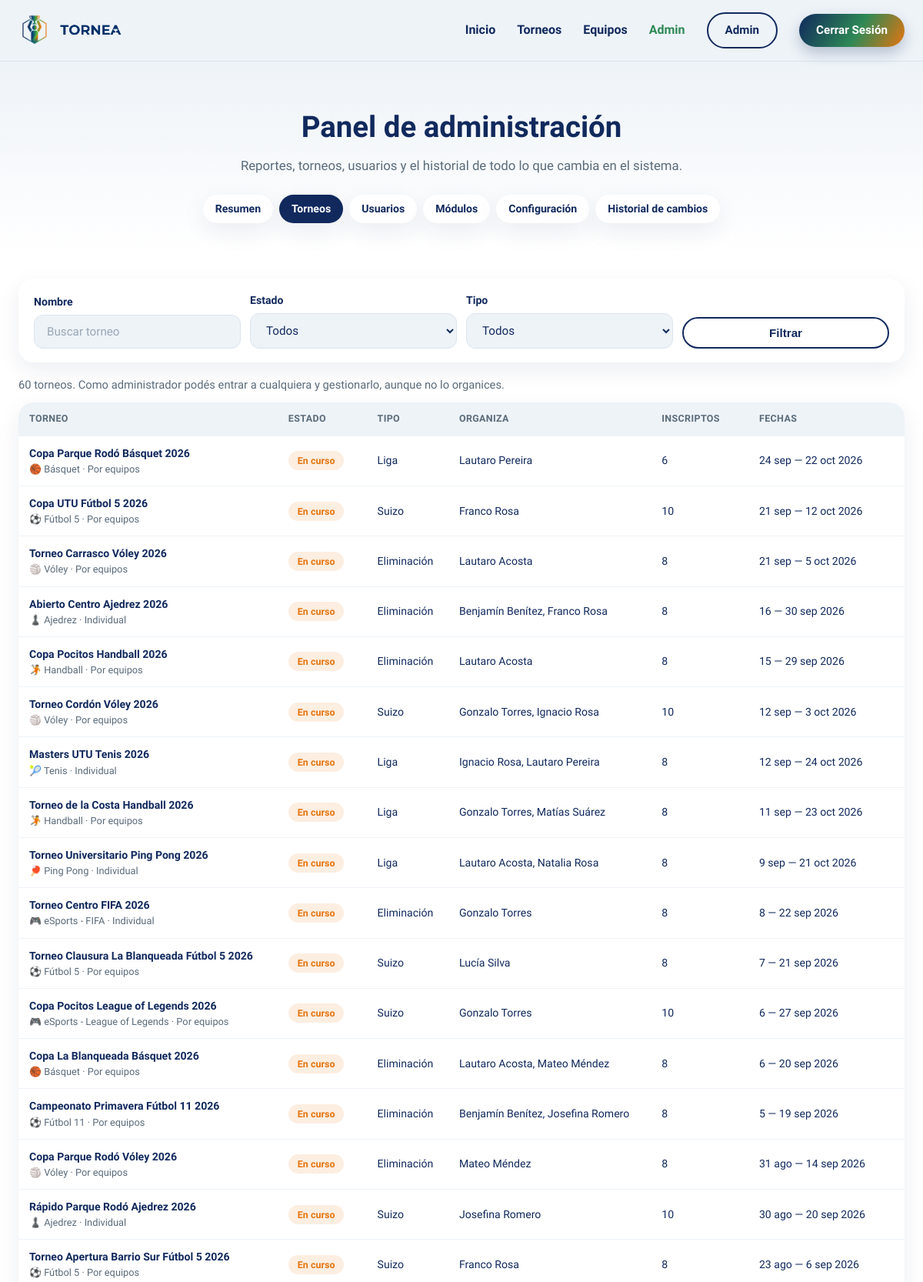
/app/views/admin.php?seccion=torneos (signed in, upper part), run on the app's committed database.
### tables this page shows
CREATE TABLE torneos (
  id INT AUTO_INCREMENT PRIMARY KEY,
  nombre VARCHAR(150) NOT NULL,
  descripcion TEXT,
  deporte VARCHAR(100),
  tipo ENUM('liga','eliminacion','suizo') NOT NULL,
  modalidad ENUM('individual','equipo') NOT NULL DEFAULT 'individual',
  fecha_inicio DATE,
  fecha_fin DATE,
  estado ENUM('borrador','publicado','en_curso','finalizado') DEFAULT 'borrador',
  created_at TIMESTAMP DEFAULT CURRENT_TIMESTAMP
);

### app/helpers/formato.php (called while the page is built, shortened)
<?php
function e($texto) {
    return htmlspecialchars((string) $texto, ENT_QUOTES, 'UTF-8');
}
function etiquetaEstado($estado) {
    $estados = ['borrador' => 'Borrador', 'publicado' => 'Publicado', 'en_curso' => 'En curso', 'finalizado' => 'Finalizado'];
    return $estados[$estado] ?? $estado;
}
function claseEstado($estado) {
    return 'torneo-estado-' . str_replace('_', '-', $estado);
}
function iconoDeporte($deporte) {
    $iconos = [
        'Fútbol' => '⚽', 'Básquet' => '🏀', 'Vóley' => '🏐', 'Handball' => '🤾',
        'Ajedrez' => '♟️', 'Tenis' => '🎾', 'Pádel' => '🎾', 'Ping Pong' => '🏓', 'eSports' => '🎮',
    ];
    foreach ($iconos as $nombre => $icono) {
        if (strpos($deporte, $nombre) === 0) {
            return $icono;
        }
    }
    return '🏆';
}
function formatearFechas($inicio, $fin) {
    if (!$inicio) {
        return 'Fecha a definir';
    }
    $meses = ['', 'ene', 'feb', 'mar', 'abr', 'may', 'jun', 'jul', 'ago', 'sep', 'oct', 'nov', 'dic'];
    $i = new DateTime($inicio);
    $textoFin = function ($f) use ($meses) {
        return $f->format('j') . ' ' . $meses[(int) $f->format('n')] . ' ' . $f->format('Y');
    };
    $f = new DateTime($fin);
    if ($i->format('Y-m') === $f->format('Y-m')) {
        return $i->format('j') . ' — ' . $textoFin($f);
    }
    if ($i->format('Y') === $f->format('Y')) {
        return $i->format('j') . ' ' . $meses[(int) $i->format('n')] . ' — ' . $textoFin($f);
    }
    return $textoFin($i) . ' — ' . $textoFin($f);
}

### config/database.php (called while the page is built, shortened)
<?php
function conectar() {
    try {
        $pdo = new PDO(
            'mysql:host=' . DB_HOST . ';dbname=' . DB_NAME . ';charset=utf8mb4',
            DB_USER,
            DB_PASS
        );
        $pdo->setAttribute(PDO::ATTR_ERRMODE, PDO::ERRMODE_EXCEPTION);
        $pdo->setAttribute(PDO::ATTR_DEFAULT_FETCH_MODE, PDO::FETCH_ASSOC);
        return $pdo;
    } catch (PDOException $e) {
        die('Error de conexión: ' . $e->getMessage());
    }
}

### app/models/admin.php (called while the page is built, shortened)
<?php
require_once __DIR__ . '/../../config/database.php';
class Admin {
    private $pdo;
    public function __construct() {
        $this->pdo = conectar();
    }
    public function listarTorneos($filtros) {
        $where = ['1 = 1'];
        $params = [];
        $stmt = $this->pdo->prepare("
            SELECT t.id, t.nombre, t.deporte, t.tipo, t.modalidad, t.estado, t.fecha_inicio, t.fecha_fin,
                   (SELECT GROUP_CONCAT(CONCAT(u.nombre, ' ', u.apellido) ORDER BY u.nombre SEPARATOR ', ')
                    FROM torneo_organizadores o JOIN usuarios u ON u.id = o.usuario_id
                    WHERE o.torneo_id = t.id) AS organizadores,
                   (SELECT COUNT(*) FROM participantes p WHERE p.torneo_id = t.id AND p.estado = 'aprobado') AS inscriptos,
                   (SELECT COUNT(*) FROM participantes p WHERE p.torneo_id = t.id AND p.estado = 'pendiente') AS pendientes
            FROM torneos t
            WHERE " . implode(' AND ', $where) . "
            ORDER BY FIELD(t.estado, 'en_curso', 'publicado', 'borrador', 'finalizado'), t.fecha_inicio DESC, t.id DESC
        ");
        $stmt->execute($params);
        return $stmt->fetchAll();
    }
}

### app/views/admin.php (the view, shortened to what this page needs)
<?php
require_once __DIR__ . '/../models/admin.php';
require_once __DIR__ . '/../models/torneo.php';
require_once __DIR__ . '/../helpers/formato.php';
$secciones = [
    'resumen' => 'Resumen',
    'torneos' => 'Torneos',
    'usuarios' => 'Usuarios',
    'modulos' => 'Módulos',
    'configuracion' => 'Configuración',
    'historial' => 'Historial de cambios',
];
$seccion = isset($secciones[$_GET['seccion'] ?? '']) ? $_GET['seccion'] : 'resumen';
$pagina = max(1, (int) ($_GET['pagina'] ?? 1));
$modelo = new Admin();
if ($seccion === 'resumen') {
    $r = $modelo->reportes();
} elseif ($seccion === 'torneos') {
    $filtros = ['buscar' => $_GET['buscar'] ?? '', 'estado' => $_GET['estado'] ?? '', 'tipo' => $_GET['tipo'] ?? ''];
    $torneos = $modelo->listarTorneos($filtros);
} elseif ($seccion === 'usuarios') {
    $filtros = ['buscar' => $_GET['buscar'] ?? '', 'rol' => $_GET['rol'] ?? ''];
    $total = $modelo->contarUsuarios($filtros);
    $usuarios = $modelo->listarUsuarios($filtros, $pagina);
    $form = $_SESSION['form_usuario'] ?? [];
    unset($_SESSION['form_usuario']);
} elseif ($seccion === 'modulos') {
    $modulos = (new Modulo())->listar();
} elseif ($seccion === 'configuracion') {
    $config = (new Configuracion())->todos();
}
$nombres_tipo = ['liga' => 'Liga', 'eliminacion' => 'Eliminación', 'suizo' => 'Suizo'];
?>
<!DOCTYPE html>
<html lang="es">
<head>
  <link rel="stylesheet" href="/tornea/css/style.css?v=2" />
  <link rel="stylesheet" href="/tornea/css/torneos.css?v=3" />
  <link rel="stylesheet" href="/tornea/css/torneo-detalle.css?v=8" />
  <link rel="stylesheet" href="/tornea/css/auth.css?v=3" />
  <link rel="stylesheet" href="/tornea/css/admin.css?v=4" />
</head>
<body>
  <?php $pagina_actual = 'admin'; include __DIR__ . '/partials/header.php'; ?>
  <main>
    <section class="torneos-hero">
      <div class="container">
        <h1 class="torneos-title">Panel de administración</h1>
        <p class="torneos-subtitle">Reportes, torneos, usuarios y el historial de todo lo que cambia en el sistema.</p>
        <nav class="admin-tabs" aria-label="Secciones del panel">
          <?php foreach ($secciones as $clave => $texto): ?>
            <a href="?seccion=<?= $clave ?>" class="admin-tab<?= $clave === $seccion ? ' admin-tab-activa' : '' ?>"<?= $clave === $seccion ? ' aria-current="page"' : '' ?>><?= $texto ?></a>
          <?php endforeach; ?>
        </nav>
      </div>
    </section>
    <section class="admin-section">
      <div class="container">
        <?php if ($seccion === 'resumen'): ?>
          <div class="admin-numeros">
            <div class="admin-numero"><span class="admin-numero-valor"><?= $r['usuarios'] ?></span><span class="admin-numero-texto">usuarios · <?= $r['usuarios_nuevos_30'] ?> nuevos en 30 días</span></div>
            <div class="admin-numero"><span class="admin-numero-valor"><?= $r['torneos'] ?></span><span class="admin-numero-texto">torneos</span></div>
            <div class="admin-numero"><span class="admin-numero-valor"><?= $r['equipos'] ?></span><span class="admin-numero-texto">equipos</span></div>
            <div class="admin-numero"><span class="admin-numero-valor"><?= $r['partidos_jugados'] ?></span><span class="admin-numero-texto">partidos jugados · <?= $r['partidos_pendientes'] ?> por jugar</span></div>
          </div>
          <div class="admin-reportes">
            <?php
              $bloques = [
                  'Torneos por estado' => array_combine(array_map('etiquetaEstado', array_keys($r['torneos_por_estado'])), $r['torneos_por_estado']),
                  'Torneos por tipo' => array_combine(array_map('etiquetaTipo', array_keys($r['torneos_por_tipo'])), $r['torneos_por_tipo']),
                  'Usuarios por rol' => array_combine(array_map('ucfirst', array_keys($r['usuarios_por_rol'])), $r['usuarios_por_rol']),
                  'Inscripciones' => array_combine(array_map('ucfirst', array_keys($r['inscripciones_por_estado'])), $r['inscripciones_por_estado']),
                  'Torneos por deporte' => $r['torneos_por_deporte'],
              ];
            ?>
            <?php foreach ($bloques as $titulo => $datos): ?>
              <div class="gestion-panel admin-reporte">
                <h2 class="gestion-subtitulo"><?= $titulo ?></h2>
                <ul class="reporte-lista">
                  <?php $max = $datos ? max($datos) : 0; ?>
                  <?php foreach ($datos as $etiqueta => $valor): ?>
                    <li><span class="reporte-etiqueta"><?= e($etiqueta) ?></span><?= barra($valor, $max) ?><span class="reporte-valor"><?= (int) $valor ?></span></li>
                  <?php endforeach; ?>
                </ul>
              </div>
            <?php endforeach; ?>
            <div class="gestion-panel admin-reporte">
              <h2 class="gestion-subtitulo">Actividad de los últimos 14 días</h2>
              <?php if ($r['actividad']): ?>
                <ul class="reporte-lista">
                  <?php $max = max($r['actividad']); ?>
                  <?php foreach ($r['actividad'] as $dia => $valor): ?>
                    <li><span class="reporte-etiqueta"><?= date('d/m', strtotime($dia)) ?></span><?= barra($valor, $max) ?><span class="reporte-valor"><?= (int) $valor ?></span></li>
                  <?php endforeach; ?>
                </ul>
              <?php else: ?>
                <p class="gestion-ayuda">No hubo cambios en las últimas dos semanas.</p>
              <?php endif; ?>
              <p class="gestion-ayuda"><a href="?seccion=historial" class="form-link form-link-strong">Ver el historial completo</a></p>
            </div>
            <div class="gestion-panel admin-reporte">
              <h2 class="gestion-subtitulo">Torneos con más inscriptos</h2>
              <ol class="reporte-ranking">
                <?php foreach ($r['torneos_mas_inscriptos'] as $t): ?>
                  <li>
                    <a href="/tornea/app/views/torneo-detalle.php?id=<?= (int) $t['id'] ?>" class="form-link"><?= e($t['nombre']) ?></a>
                    <span class="reporte-valor"><?= (int) $t['inscriptos'] ?></span>
                  </li>
                <?php endforeach; ?>
              </ol>
            </div>
          </div>
        <?php elseif ($seccion === 'torneos'): ?>
          <form class="admin-filtros" method="get">
            <div class="form-group">
              <label for="f-buscar">Nombre</label>
              <input type="search" id="f-buscar" name="buscar" value="<?= e($filtros['buscar']) ?>" placeholder="Buscar torneo" />
            </div>
            <div class="form-group">
              <label for="f-estado">Estado</label>
              <select id="f-estado" name="estado">
                <option value="">Todos</option>
              </select>
            </div>
            <div class="form-group">
              <label for="f-tipo">Tipo</label>
              <select id="f-tipo" name="tipo">
                <option value="">Todos</option>
              </select>
            </div>
            <button type="submit" class="btn btn-outline">Filtrar</button>
          </form>
          <p class="gestion-ayuda admin-total"><?= count($torneos) ?> torneos. Como administrador podés entrar a cualquiera y gestionarlo, aunque no lo organices.</p>
          <div class="admin-tabla-wrap">
            <table class="admin-tabla">
              <thead>
                <tr><th>Torneo</th><th>Estado</th><th>Tipo</th><th>Organiza</th><th>Inscriptos</th><th>Fechas</th></tr>
              </thead>
              <tbody>
                <?php foreach ($torneos as $t): ?>
                  <tr>
                    <td>
                      <a href="/tornea/app/views/torneo-detalle.php?id=<?= (int) $t['id'] ?>" class="admin-enlace"><?= e($t['nombre']) ?></a>
                      <span class="admin-sub"><?= iconoDeporte($t['deporte']) ?> <?= e($t['deporte']) ?> · <?= $t['modalidad'] === 'equipo' ? 'Por equipos' : 'Individual' ?></span>
                    </td>
                    <td><span class="torneo-estado <?= claseEstado($t['estado']) ?>"><?= etiquetaEstado($t['estado']) ?></span></td>
                    <td><?= $nombres_tipo[$t['tipo']] ?></td>
                    <td><?= e($t['organizadores']) ?></td>
                    <td><?= (int) $t['inscriptos'] ?><?php if ($t['pendientes']): ?> <span class="admin-sub">+<?= (int) $t['pendientes'] ?> pendientes</span><?php endif; ?></td>
                    <td class="admin-nowrap"><?= formatearFechas($t['fecha_inicio'], $t['fecha_fin']) ?></td>
                  </tr>
                <?php endforeach; ?>
              </tbody>
            </table>
          </div>
        <?php endif; ?>
      </div>
    </section>
  </main>
</body>
</html>

### css/style.css (style rules this page uses)
* { margin: 0; padding: 0; box-sizing: border-box; }
:root { --navy: #11295d; --navy-light: #53648a; --green: #2e8956; --green-light: #68aa85; --red: #c0392b; --gold: #e5740e; --gold-light: #ea9243; --gray-text: #5a6b7a; --bg-light: #eef3f8; --white: #ffffff; --radius-pill: 999px; --radius-card: 20px; --shadow-soft: 0 10px 30px rgba(17, 41, 93, 0.08); --shadow-btn: 0 8px 18px rgba(17, 41, 93, 0.25); }
html { scroll-behavior: smooth; }
html, body { overflow-x: hidden; }
body { font-family: 'Nunito Sans', sans-serif; color: var(--navy); background: var(--white); line-height: 1.5; }
.container { max-width: 1200px; margin: 0 auto; padding: 0 24px; }
a { text-decoration: none; color: inherit; }
.btn { display: inline-flex; align-items: center; justify-content: center; gap: 6px; padding: 8px 16px; border-radius: var(--radius-pill); font-weight: 700; font-size: 0.85rem; white-space: nowrap; transition: transform 0.15s ease, box-shadow 0.15s ease; }
.btn-outline { border: 2px solid var(--navy); color: var(--navy); background: transparent; }
@media (min-width: 640px) { .btn { gap: 8px; padding: 10px 22px; font-size: 0.95rem; } }

### css/torneos.css (style rules this page uses)
.torneos-hero { background: linear-gradient(180deg, var(--bg-light) 0%, var(--white) 100%); padding: 56px 0 40px; text-align: center; }
.torneos-title { font-family: 'Baloo 2', sans-serif; font-weight: 800; font-size: clamp(1.8rem, 3.5vw, 2.4rem); color: var(--navy); }
.torneos-subtitle { margin-top: 10px; color: var(--gray-text); font-size: 1.05rem; }
.torneo-estado { font-size: 0.78rem; font-weight: 700; border-radius: var(--radius-pill); padding: 5px 12px; }
.torneo-estado-en-curso { color: var(--gold); background: rgba(229, 116, 14, 0.12); }

### css/torneo-detalle.css (style rules this page uses)
.gestion-ayuda { color: var(--gray-text); font-size: 0.92rem; }

### css/auth.css (style rules this page uses)
.form-group { display: flex; flex-direction: column; gap: 6px; min-width: 0; }
.form-group label { font-weight: 700; font-size: 0.88rem; color: var(--navy); }
.form-group input, .form-group select, .form-group textarea { width: 100%; padding: 12px 16px; border: 1.5px solid #dbe4ee; border-radius: 12px; font-family: inherit; font-size: 0.95rem; color: var(--navy); background: var(--bg-light); transition: border-color 0.15s ease; }
.form-group input::placeholder, .form-group textarea::placeholder { color: #98a7b5; }

### css/admin.css (style rules this page uses)
.admin-tabs { margin-top: 24px; display: flex; flex-wrap: wrap; justify-content: center; gap: 8px; }
.admin-tab { padding: 8px 16px; border-radius: var(--radius-pill); font-weight: 700; font-size: 0.88rem; color: var(--navy); background: var(--white); box-shadow: var(--shadow-soft); }
.admin-tab-activa { color: var(--white); background: var(--navy); }
.admin-section { padding: 32px 0 80px; }
.admin-filtros { display: grid; grid-template-columns: 1fr; gap: 12px; align-items: end; padding: 18px 20px; border-radius: var(--radius-card); background: var(--white); box-shadow: var(--shadow-soft); }
.admin-filtros .form-group { margin-bottom: 0; }
.admin-total { margin: 18px 0 12px; }
.admin-tabla-wrap { overflow-x: auto; border-radius: var(--radius-card); background: var(--white); box-shadow: var(--shadow-soft); }
.admin-tabla { width: 100%; border-collapse: collapse; font-size: 0.88rem; }
.admin-tabla th { text-align: left; padding: 12px 14px; font-size: 0.78rem; text-transform: uppercase; letter-spacing: 0.03em; color: var(--gray-text); background: var(--bg-light); white-space: nowrap; }
.admin-tabla td { padding: 12px 14px; border-top: 1px solid var(--bg-light); vertical-align: middle; color: var(--navy); }
.admin-enlace { display: block; font-weight: 700; color: var(--navy); }
.admin-sub { font-size: 0.8rem; color: var(--gray-text); }
td > .admin-sub:not(:first-child) { display: block; }
.admin-nowrap { white-space: nowrap; }
@media (min-width: 768px) { .admin-filtros { grid-template-columns: repeat(auto-fit, minmax(150px, 1fr)); } }

### data on the page
torneos: nombre "Copa Parque Rodó Básquet 2026", deporte "🏀", deporte "Básquet", modalidad "Por equipos", estado "En curso", tipo "Liga", organizadores "Lautaro Pereira", inscriptos "6", formatearFechas($t['fecha_inicio'], $t['fecha_fin']) "24 sep — 22 oct 2026"
torneos: nombre "Copa UTU Fútbol 5 2026", deporte "⚽", deporte "Fútbol 5", modalidad "Por equipos", estado "En curso", tipo "Suizo", organizadores "Franco Rosa", inscriptos "10", formatearFechas($t['fecha_inicio'], $t['fecha_fin']) "21 sep — 12 oct 2026"
torneos: nombre "Torneo Carrasco Vóley 2026", deporte "🏐", deporte "Vóley", modalidad "Por equipos", estado "En curso", tipo "Eliminación", organizadores "Lautaro Acosta", inscriptos "8", formatearFechas($t['fecha_inicio'], $t['fecha_fin']) "21 sep — 5 oct 2026"
torneos: nombre "Abierto Centro Ajedrez 2026", deporte "♟️", deporte "Ajedrez", modalidad "Individual", estado "En curso", tipo "Eliminación", organizadores "Benjamín Benítez, Franco Rosa", inscriptos "8", formatearFechas($t['fecha_inicio'], $t['fecha_fin']) "16 — 30 sep 2026"
torneos: nombre "Copa Pocitos Handball 2026", deporte "🤾", deporte "Handball", modalidad "Por equipos", estado "En curso", tipo "Eliminación", organizadores "Lautaro Acosta", inscriptos "8", formatearFechas($t['fecha_inicio'], $t['fecha_fin']) "15 — 29 sep 2026"
torneos: nombre "Torneo Cordón Vóley 2026", deporte "🏐", deporte "Vóley", modalidad "Por equipos", estado "En curso", tipo "Suizo", organizadores "Gonzalo Torres, Ignacio Rosa", inscriptos "10", formatearFechas($t['fecha_inicio'], $t['fecha_fin']) "12 sep — 3 oct 2026"
torneos: nombre "Masters UTU Tenis 2026", deporte "🎾", deporte "Tenis", modalidad "Individual", estado "En curso", tipo "Liga", organizadores "Ignacio Rosa, Lautaro Pereira", inscriptos "8", formatearFechas($t['fecha_inicio'], $t['fecha_fin']) "12 sep — 24 oct 2026"
torneos: nombre "Torneo de la Costa Handball 2026", deporte "🤾", deporte "Handball", modalidad "Por equipos", estado "En curso", tipo "Liga", organizadores "Gonzalo Torres, Matías Suárez", inscriptos "8", formatearFechas($t['fecha_inicio'], $t['fecha_fin']) "11 sep — 23 oct 2026"
torneos: nombre "Torneo Universitario Ping Pong 2026", deporte "🏓", deporte "Ping Pong", modalidad "Individual", estado "En curso", tipo "Liga", organizadores "Lautaro Acosta, Natalia Rosa", inscriptos "8", formatearFechas($t['fecha_inicio'], $t['fecha_fin']) "9 sep — 21 oct 2026"
torneos: nombre "Torneo Centro FIFA 2026", deporte "🎮", deporte "eSports - FIFA", modalidad "Individual", estado "En curso", tipo "Eliminación", organizadores "Gonzalo Torres", inscriptos "8", formatearFechas($t['fecha_inicio'], $t['fecha_fin']) "8 — 22 sep 2026"
torneos: nombre "Torneo Clausura La Blanqueada Fútbol 5 2026", deporte "⚽", deporte "Fútbol 5", modalidad "Por equipos", estado "En curso", tipo "Suizo", organizadores "Lucía Silva", inscriptos "8", formatearFechas($t['fecha_inicio'], $t['fecha_fin']) "7 — 21 sep 2026"
torneos: nombre "Copa Pocitos League of Legends 2026", deporte "🎮", deporte "eSports - League of Legends", modalidad "Por equipos", estado "En curso", tipo "Suizo", organizadores "Gonzalo Torres", inscriptos "10", formatearFechas($t['fecha_inicio'], $t['fecha_fin']) "6 — 27 sep 2026"
torneos: nombre "Copa La Blanqueada Básquet 2026", deporte "🏀", deporte "Básquet", modalidad "Por equipos", estado "En curso", tipo "Eliminación", organizadores "Lautaro Acosta, Mateo Méndez", inscriptos "8", formatearFechas($t['fecha_inicio'], $t['fecha_fin']) "6 — 20 sep 2026"
torneos: nombre "Campeonato Primavera Fútbol 11 2026", deporte "⚽", deporte "Fútbol 11", modalidad "Por equipos", estado "En curso", tipo "Eliminación", organizadores "Benjamín Benítez, Josefina Romero", inscriptos "8", formatearFechas($t['fecha_inicio'], $t['fecha_fin']) "5 — 19 sep 2026"
torneos: nombre "Copa Parque Rodó Vóley 2026", deporte "🏐", deporte "Vóley", modalidad "Por equipos", estado "En curso", tipo "Eliminación", organizadores "Mateo Méndez", inscriptos "8", formatearFechas($t['fecha_inicio'], $t['fecha_fin']) "31 ago — 14 sep 2026"
torneos: nombre "Rápido Parque Rodó Ajedrez 2026", deporte "♟️", deporte "Ajedrez", modalidad "Individual", estado "En curso", tipo "Suizo", organizadores "Josefina Romero", inscriptos "10", formatearFechas($t['fecha_inicio'], $t['fecha_fin']) "30 ago — 20 sep 2026"
torneos: nombre "Torneo Apertura Barrio Sur Fútbol 5 2026", deporte "⚽", deporte "Fútbol 5", modalidad "Por equipos", estado "En curso", tipo "Suizo", organizadores "Franco Rosa", inscriptos "8", formatearFechas($t['fecha_inicio'], $t['fecha_fin']) "23 ago — 6 sep 2026"

### other printed values
$_SESSION['usuario']['nombre'] "Admin"
$texto "Resumen"
$texto "Torneos"
$texto "Usuarios"
$texto "Módulos"
$texto "Configuración"
$texto "Historial de cambios"
count($torneos) "60"
